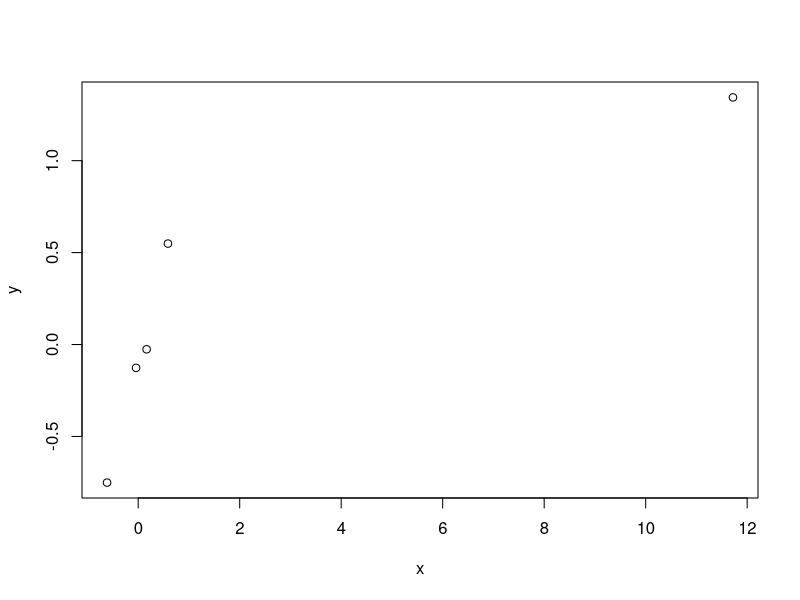
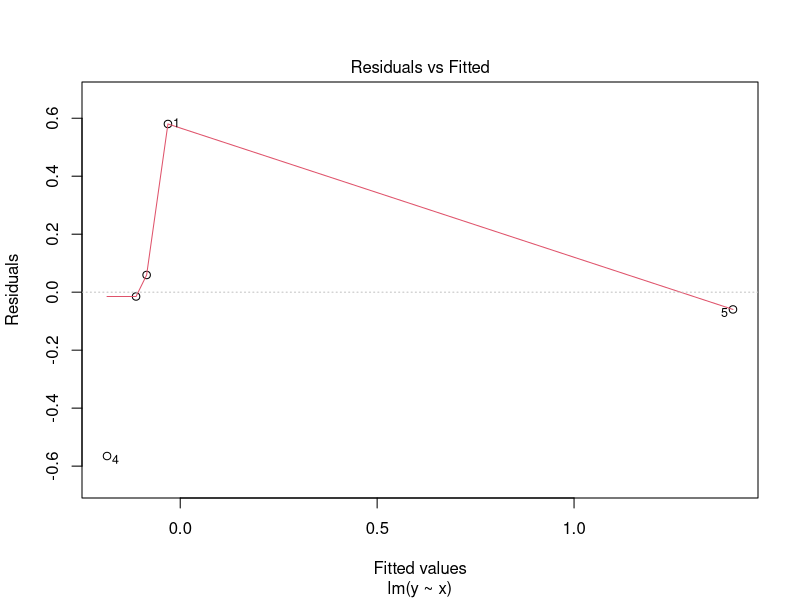
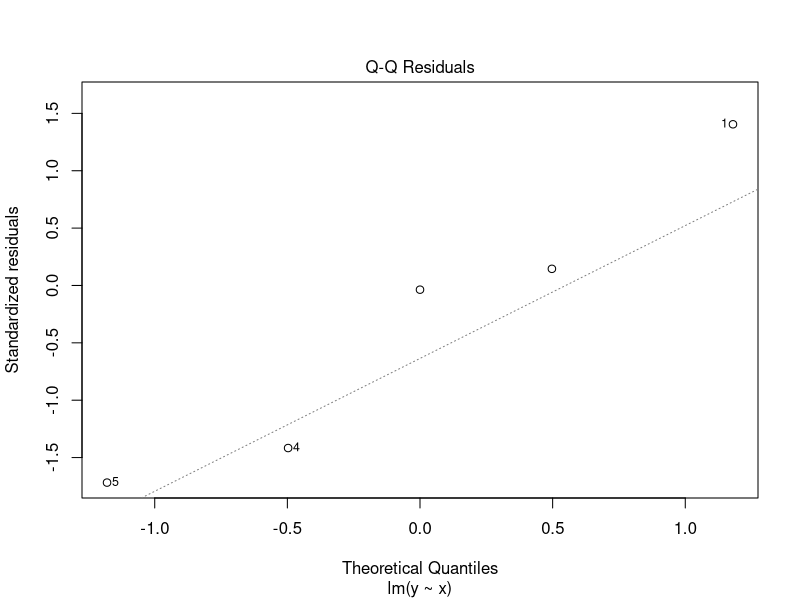
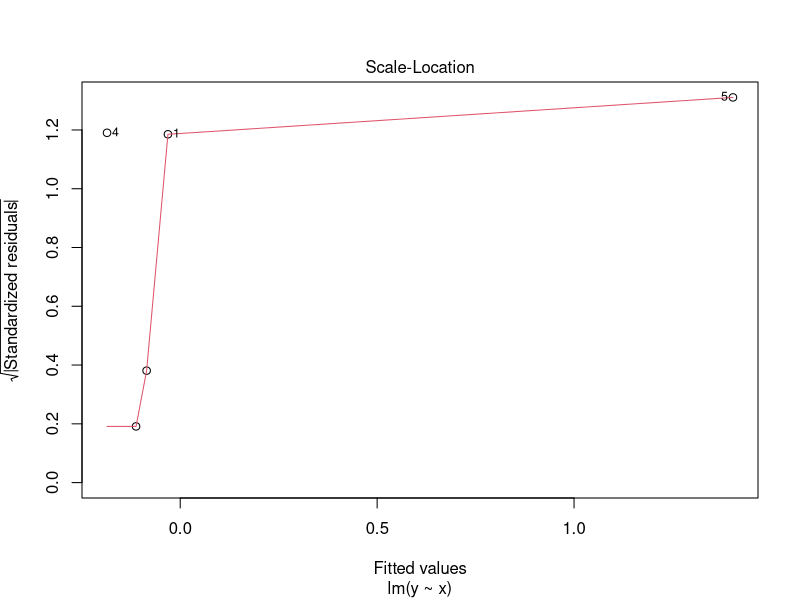
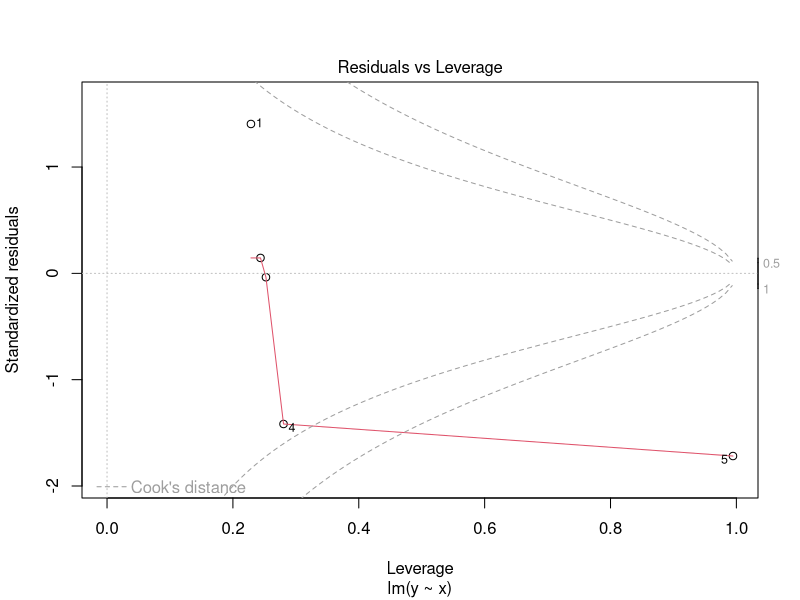
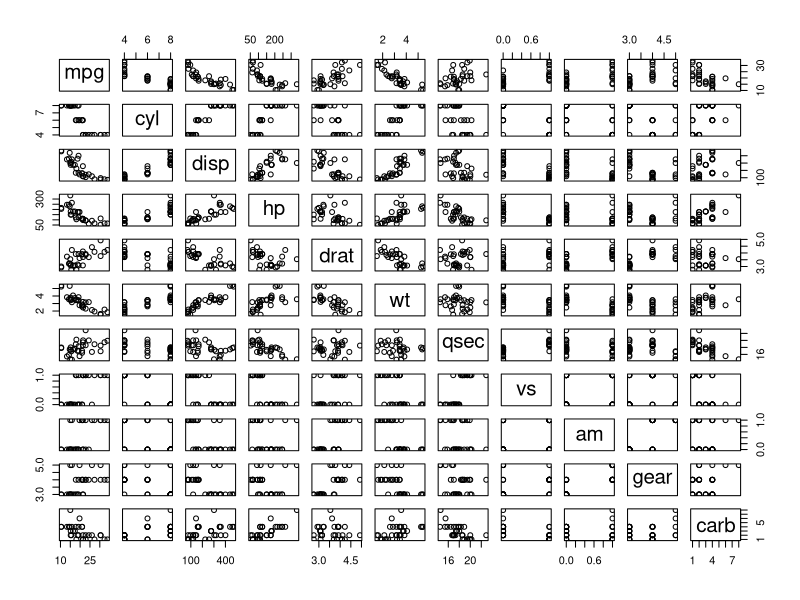

The R source for these figures, in order:

library(Hmisc)
data(mtcars)

# 32 observations of 11 variables. no N.A. values
str(mtcars) 

mtcars

mtcars2 = mtcars[ which(mtcars$cyl == 8 |mtcars$cyl == 4) , ]
mtcars2


fit1 <- lm(mpg ~  factor(mtcars2$cyl) + mtcars2$wt, data = mtcars2)
fit1
fit2 <- lm(mpg ~  factor(mtcars2$cyl) , data = mtcars2)
fit2
anova(fit1, fit2)

fit = lm(mpg ~ I(wt * 0.5) + factor(cyl), data = mtcars)
fit 



x <- c(0.586, 0.166, -0.042, -0.614, 11.72)
y <- c(0.549, -0.026, -0.127, -0.751, 1.344)

fit <- lm(y ~ x)
round(hatvalues(fit)[1 : 5], 4)
round(dfbetas(fit)[1 : 5, 2], 4)

plot(x,y)

1.344/11.72





plot(fit)

pairs(mtcars)
